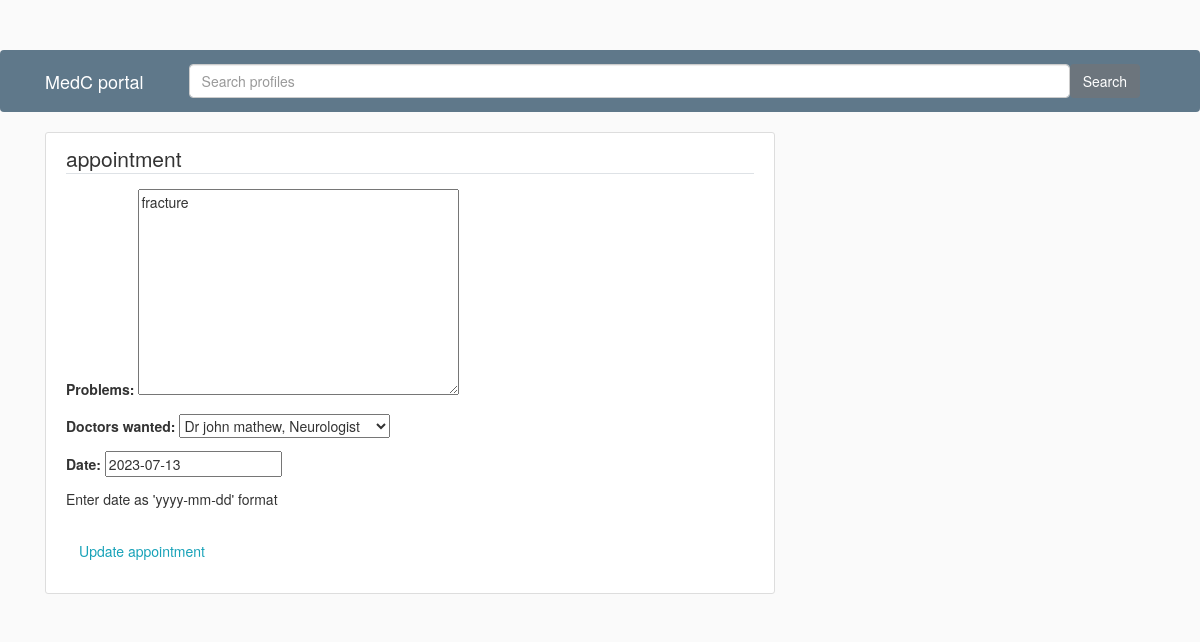
The app's page /appointment/1/update/ with its own data.
### users/models.py (models this page shows, shortened)
class Appointment(models.Model):
    patient_name = models.ForeignKey(User, on_delete=models.CASCADE)
    problems = models.TextField()
    doctors_wanted = models.ForeignKey(Doctor, on_delete=models.CASCADE)
    CHOICES = (
        ('Approved', 'Approved'),
        ('Denied', 'Denied'),
    )
    status = models.CharField(max_length=50, default='pending',choices=CHOICES )
    date = models.DateField(null=True, default=None)
    prescription = models.TextField(default ='--no prescription uploaded yet--')

### users/views.py (the view)
# urls.py: path('appointment/<int:pk>/update/', views.appointment_update, name='appointment-update'),
def appointment_update(request, pk):
    appointment = get_object_or_404(Appointment, pk=pk)
    if request.method == 'POST':
        form = AppointmentUpdateForm(request.POST, instance=appointment)
        if form.is_valid():
            form.save()
            messages.success(request, f'Your Appointment has been successfully updated! ')
            return redirect('patient-home')
    else:
        form = AppointmentUpdateForm(instance=appointment)
    return render(request, 'users/appointment_update.html', {'form': form})

### users/forms.py
class AppointmentUpdateForm(forms.ModelForm):
    class Meta:
        model = Appointment
        fields = ['problems', 'doctors_wanted', 'date']

### users/models.py (called while the page is built)
    def __str__(self):
        return f'{self.doctor_name}, {self.specialization}'

### users/templates/users/appointment_update.html (shortened to what this page needs)
{% extends "users/base.html" %}
{% block content %}
    <div class="content-section">
      <form method="POST">
        <fieldset class="form-group">
          <legend class="border-bottom mb-4">appointment</legend>
          {{form.as_p}}
          <p>Enter date as 'yyyy-mm-dd' format </p>
        </fieldset>
        <div class="form-group">
          <button class="btn btn-outline-info" type="submit">Update appointment</button>
        </div>
      </form>
    </div>
{% endblock content %}

### users/static/users/main.css (style rules this page uses)
body { background: #fafafa; color: #333333; margin-top: 5rem; }
.content-section { background: #ffffff; padding: 10px 20px; border: 1px solid #dddddd; border-radius: 3px; margin-bottom: 20px; }

### records on screen
Appointment: problems "fracture", doctors_wanted "Dr john mathew, Neurologist", date "2023-07-13"
